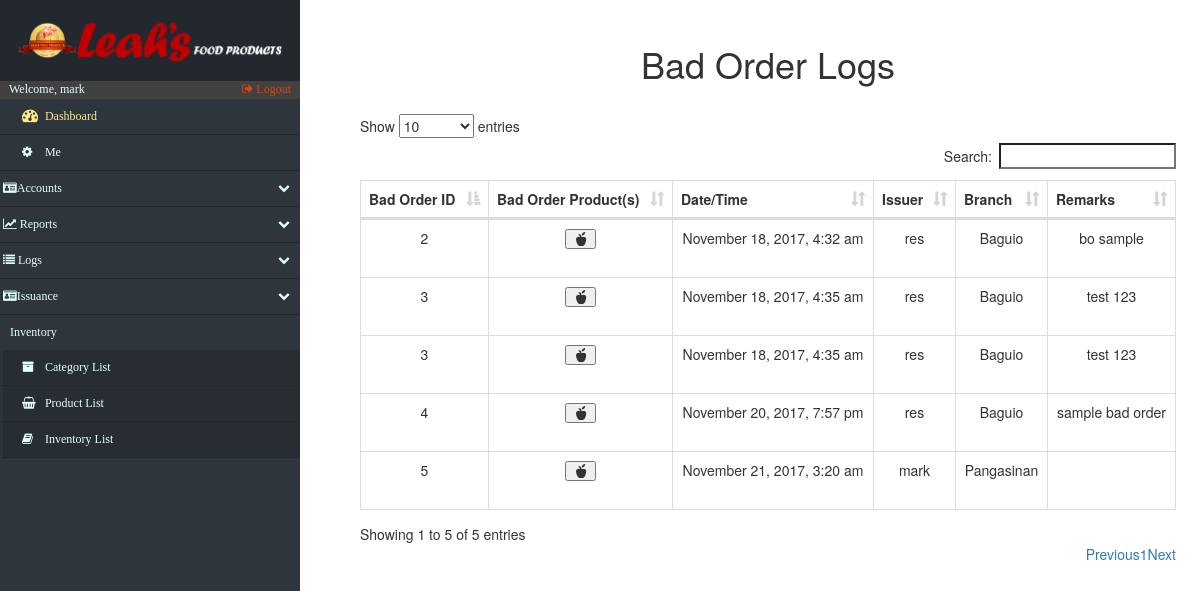
/log_BadOrders.php (signed in), run on the app's committed database.
### tables this page shows
CREATE TABLE IF NOT EXISTS `bo_list` (
  `bo_id` int(15) NOT NULL,
  `bo_price` int(15) NOT NULL,
  `bo_qty` int(15) NOT NULL,
  `branch` varchar(45) NOT NULL,
  `bo_product_id` int(11) NOT NULL,
  `po_remarks` varchar(200) DEFAULT NULL,
  KEY `bo_id_idx` (`bo_id`)
);

CREATE TABLE IF NOT EXISTS `bad_order` (
  `bo_id` int(15) NOT NULL AUTO_INCREMENT,
  `bo_dateReleased` varchar(50) NOT NULL,
  `bo_issue_account` varchar(200) NOT NULL,
  `bo_client` int(20) DEFAULT NULL,
  `bo_remarks` varchar(200) DEFAULT NULL,
  PRIMARY KEY (`bo_id`)
);

### log_BadOrders.php (the view, shortened to what this page needs)
<!DOCTYPE html>
<html lang="en">
<head>
    <?php include('fragments/config.php') ?>
    <link rel="stylesheet" href="https://maxcdn.bootstrapcdn.com/bootstrap/3.3.7/css/bootstrap.min.css">
    <link href="src/css/datatables.css" rel="stylesheet">
    <link href="//maxcdn.bootstrapcdn.com/font-awesome/4.2.0/css/font-awesome.min.css" rel="stylesheet">
    <link href="src/css/sidebar.css" rel="stylesheet">
    <link href="src/css/custom.css" rel="stylesheet">
</head>
<body>
    <div class="nav-side-menu">
        <div class="brand">
            <div class="brandtext"></div>
        </div>
        <div class="user_info">
            <span>Welcome, <?php
                echo $_SESSION['username'];
                ?>
            </span>
            <a href="fragments/logout.php">
                <i class="fa fa-sign-out" aria-hidden="true"></i> Logout
            </a>
        </div>
        <div class="menu-list">
            <ul id="menu-content" class="menu-content collapse out">
                <li>
                    <a id="dashboard_txt" href="index.php">
                        <i class="fa fa-dashboard fa-lg"></i> Dashboard
                    </a>
                </li>
                 <li><a href="settings.php"><i class="fa fa-cog"></i> Me</a></li>
                <li data-toggle="collapse" data-target="#accounts" class="collapsed">
                    <i class="fa fa-id-card" aria-hidden="true"></i>Accounts <span class="arrow"></span>
                </li>
                <li data-toggle="collapse" data-target="#reports" class="collapsed">
                    <i class="fa fa-line-chart" aria-hidden="true"></i> Reports <span class="arrow"></span>
                </li>
                <li data-toggle="collapse" data-target="#issue" class="collapsed">
                    <i class="fa fa-list" aria-hidden="true"></i> Logs <span class="arrow"></span>
                </li>
                 <li data-toggle="collapse" data-target="#issuance" class="collapsed">
                    <i class="fa fa-id-card" aria-hidden="true"></i>Issuance<span class="arrow"></span>
                </li>
                <div class="sub-menu_nct">
                    <span class="sub-menu">Inventory
                    </span>
                </div>
                <li class="sub-menu_nc">
                    <a class="sub-menu_nc" href="categories.php">
                        <i class="fa fa-archive"> </i> Category List
                    </a>
                </li>
                <li class="sub-menu_nc">
                    <a class="sub-menu_nc" href="products.php">
                        <i class="fa fa-shopping-basket"> </i> Product List
                    </a>
                </li>
                <li class="sub-menu_nc">
                    <a href="inventory.php">
                        <i class="fa fa-book"> </i> Inventory List
                    </a>
                </li>
            </ul>
        </div>
    </div>
    <div id="page-content-wrapper">
        <div class="containers">
            <table class="table table-striped table-bordered">
                <h1 align="center">Bad Order Logs</h1>
            </table>
            <?php
                            $retrieve = ("SELECT * FROM bad_order inner join bo_list on bad_order.bo_id = bo_list.bo_id");
                            $results = mysqli_query($db, $retrieve);
                        ?>
                <table id="datatables" class="table table-hover table-bordered dataTable" cellspacing="0" width="100%" role="grid" aria-describedby="myTable_info" style="width: 100%;">
                    <thead>
                        <tr>
                            <th>Bad Order ID</th>
							<th>Bad Order Product(s)</th>
                            <th>Date/Time</th>
                            <th>Issuer</th>
							<th>Branch</th>
                            <th>Remarks</th>
                        </tr>
                    </thead>
                    <tbody>
                        <?php
                            foreach ($results as $data):
                        ?>
                            <tr>
                                <td data-title="Issuance ID">
                                    <?php
                                    $IsID =  $data["bo_id"];
                                    echo $IsID;
                                    ?>
                                </td>
                                <td data-title="Bad Order Products">
                                        <table class="table table-striped table-bordered">
                                            <button type="button" class="glyphicon glyphicon-apple" data-toggle="modal" aria-hidden="true" data-target="#<?php echo $IsID ?>"></button>
                                        </table>
                                </td>
								<td data-title="Date/Time">
                                    <?php echo $data["bo_dateReleased"]; ?>
                                </td>
                                <td  data-title="Issuer">
                                    <?php echo $data["bo_issue_account"];
                                    ?>
                                </td>
								<td data-title="Branch">
                                    <?php
                                        $passBranch = $data["branch"];
                                        echo $passBranch;
                                    ?>
                                </td>
                                <td data-title="Remarks">
                                    <?php echo $data["bo_remarks"]; ?>
                                </td>
                            </tr>
                <?php
                    endforeach;
                ?>
                    </tbody>
                </table>
        </div>
    </div>
</body>
</html>

### src/css/datatables.css (style rules this page uses)
table.dataTable { clear: both; width: auto; text-align: center; margin-top: 6px !important; margin-bottom: 6px !important; max-width: none !important; border-collapse: separate !important }
table.dataTable td, table.dataTable th { -webkit-box-sizing: content-box; box-sizing: content-box }
table.dataTable thead>tr>th.sorting_asc, table.dataTable thead>tr>th.sorting_desc, table.dataTable thead>tr>th.sorting, table.dataTable thead>tr>td.sorting_asc, table.dataTable thead>tr>td.sorting_desc, table.dataTable thead>tr>td.sorting { padding-right: 30px }
table.dataTable thead .sorting, table.dataTable thead .sorting_asc, table.dataTable thead .sorting_desc, table.dataTable thead .sorting_asc_disabled, table.dataTable thead .sorting_desc_disabled { cursor: pointer; position: relative }
table.dataTable thead .sorting:after, table.dataTable thead .sorting_asc:after, table.dataTable thead .sorting_desc:after, table.dataTable thead .sorting_asc_disabled:after, table.dataTable thead .sorting_desc_disabled:after { position: absolute; bottom: 8px; right: 8px; display: block; font-family: 'Glyphicons Halflings'; opacity: 0.5 }
table.dataTable thead .sorting:after { opacity: 0.2; content: "\e150" }
table.dataTable thead .sorting_asc:after { content: "\e155" }
table.table-bordered.dataTable th, table.table-bordered.dataTable td { border-left-width: 0 }
table.table-bordered.dataTable th:last-child, table.table-bordered.dataTable th:last-child, table.table-bordered.dataTable td:last-child, table.table-bordered.dataTable td:last-child { border-right-width: 0 }
table.table-bordered.dataTable tbody th, table.table-bordered.dataTable tbody td { border-bottom-width: 0 }

### src/css/sidebar.css (style rules this page uses)
.nav-side-menu { overflow: hidden; font-family: verdana; font-size: 12px; font-weight: 200; background-color: #2e353d; position: fixed; top: 0px; width: 300px; height: 100%; color: #e1ffff; }
.nav-side-menu .brand { background-color: #23282e; line-height: 50px; display: block; text-align: center; font-size: 14px; }
.nav-side-menu ul, .nav-side-menu li { list-style: none; padding: 0px; margin: 0px; line-height: 35px; cursor: pointer; }
.nav-side-menu li { padding-left: 0px; border-left: 3px solid #2e353d; border-bottom: 1px solid #23282e; }
.nav-side-menu li a { text-decoration: none; color: #e1ffff; }
.nav-side-menu li a i { padding-left: 10px; width: 20px; padding-right: 20px; }
@media (min-width: 800px) { .nav-side-menu .menu-list .menu-content { display: block; } }
body { margin: 0px; padding: 0px; }
#dashboard_txt { color: #fcea8b; }
.sub-menu_nc { background-color: #272d33; }
.sub-menu_nct { padding-left: 10px; }
.nav-side-menu .brand .brandtext { padding: 4%; content: url(../img/LeahsTextAlter.PNG); width: 100%; text-align: center; }
.user_info { background-color: #414141; }
.user_info a { float: right; padding-right: 3%; color: #dd430a; }
.user_info span { padding-left: 3% }
.sub-menu_nc a { display: block; }
.menu-content > li a { display: inline-block; width: 100%; }
#menu-content li a { padding-left: 3%; }

### src/css/custom.css (style rules this page uses)
.containers { padding: 0px; margin: 0px; margin-top:2%; float: right; width: 79%; padding-right: 5%; }
@media (max-width: 1600px) { .containers { width: 75%; padding-right: 4%; } }
@media (max-width: 1400px) { .containers { width: 73%; padding-right 3%;: } }
@media (max-width: 1260px) { .containers { width: 70%; padding-right: 2%; } }

### data on the page
bo_list: bo "2", bo.bo_dateReleased "November 18, 2017, 4:32 am", bo.bo_issue_account "res", branch "Baguio", bo.bo_remarks "bo sample"
bo_list: bo "3", bo.bo_dateReleased "November 18, 2017, 4:35 am", bo.bo_issue_account "res", branch "Baguio", bo.bo_remarks "test 123"
bo_list: bo "3", bo.bo_dateReleased "November 18, 2017, 4:35 am", bo.bo_issue_account "res", branch "Baguio", bo.bo_remarks "test 123"
bo_list: bo "4", bo.bo_dateReleased "November 20, 2017, 7:57 pm", bo.bo_issue_account "res", branch "Baguio", bo.bo_remarks "sample bad order"
bo_list: bo "5", bo.bo_dateReleased "November 21, 2017, 3:20 am", bo.bo_issue_account "mark", branch "Pangasinan"

### other printed values
$_SESSION['username'] "mark"
